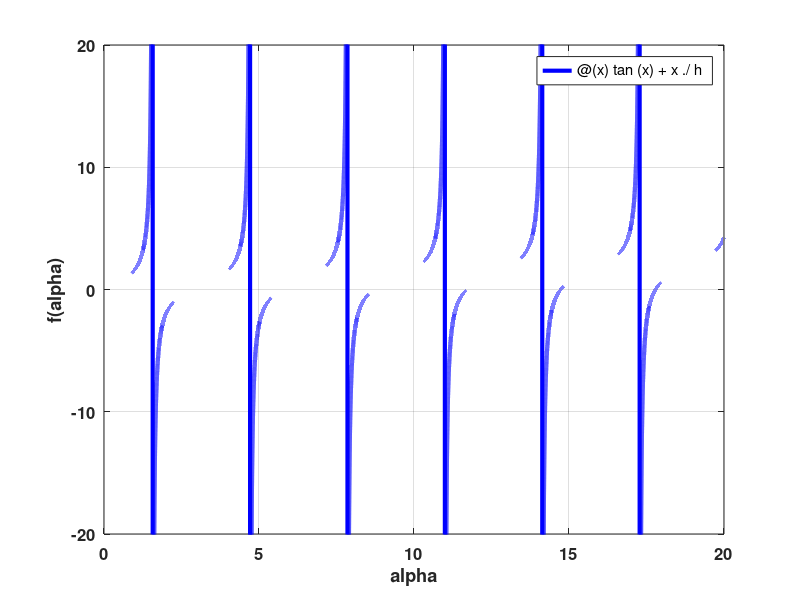
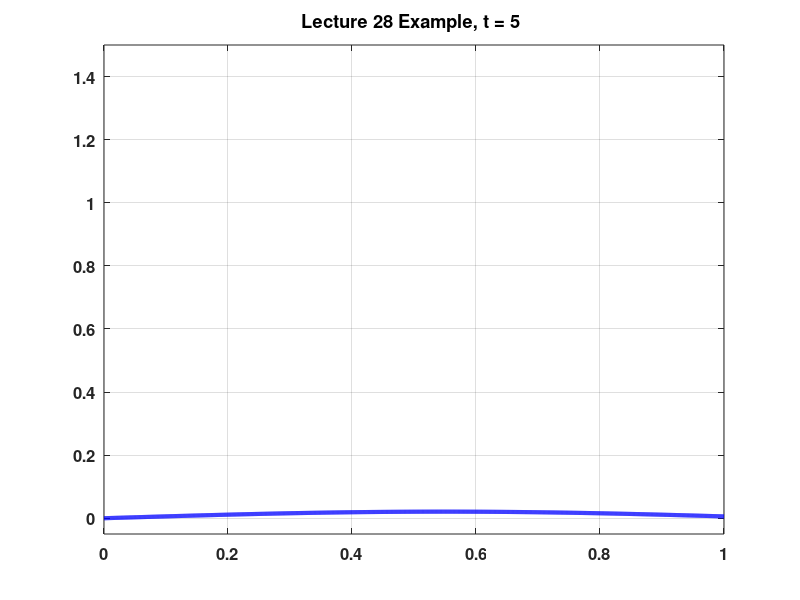
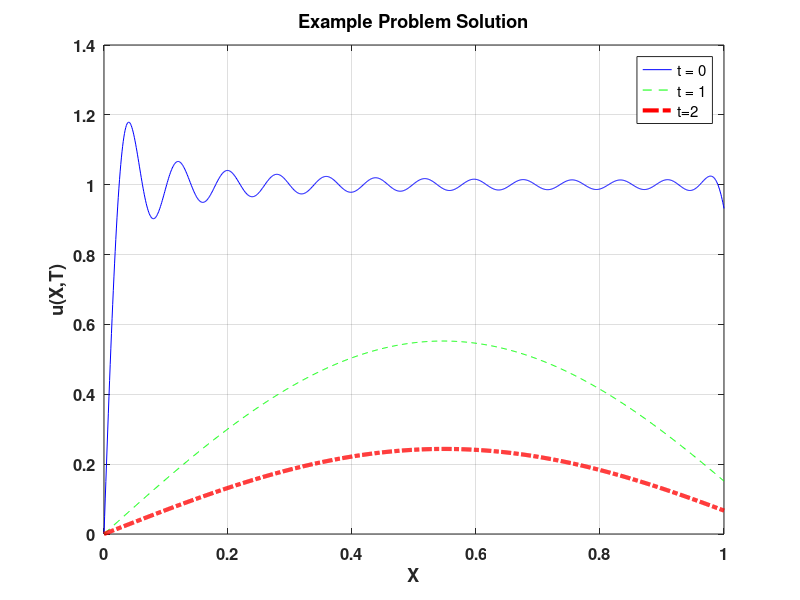

These figures' MATLAB source, in order:
%% Lecture 28 MATLAB
clear
clc
close 'all'

%% Parameters
alpha_sq = 0.1; % thermal diffusivity
h = 10; % convective heat transfer coefficient

L = 1;
f = @(x) 1; % initial condition

N = 25; % number of eigenfunctions

ef_fun = @(x) tan(x) + x./h;


%% plot the condition for the eigenfunction
figure(1)
fplot(ef_fun,[0,20],'-b','linewidth',3);
xlabel('alpha','fontsize',14,'fontweight','bold');
ylabel('f(alpha)','fontsize',14,'fontweight','bold');
axis([0 20 -20 20]);
grid on
set(gca,'fontsize',12,'fontweight','bold');

%% Find the desired number of eigenvalues
nu = nan(N,1);
delta = 1e-8;
x0 = [pi/2+delta,3*pi/2-delta];
for i = 1:N
   [x,fval,exit_flag] = fzero(ef_fun,x0);
   nu(i) = x;
   x0 = x0 + pi;
end
% do some crude error checking
assert(min(diff(nu))>0,...
    'Error! Something is wrong with your eigenvalues!');

%% Construct solution
Fn = @(x,n) sin(nu(n).*x);
Gn = @(t,n) exp(-(nu(n).^2).*alpha_sq.*t); 

u = @(x,t) 0;

for n = 1:N
   ef_mag = integral(@(x) Fn(x,n).*Fn(x,n),0,L);
   cn = integral(@(x) f(x).*Fn(x,n),0,L)./ef_mag;
   
   u = @(x,t) u(x,t) + cn*Fn(x,n).*Gn(t,n);
end

%% Plot the solution
Nx = 1000;
X = linspace(0,L,Nx);

Tmax = 5;
Nt = 50;
T = linspace(0,Tmax,Nt);

figure(2)
for t = 1:Nt
    plot(X,u(X,T(t)),'-b','linewidth',3);
    title_str = sprintf('Lecture 28 Example, t = %g ',T(t));
    title(title_str,'fontsize',16,'fontweight','bold');
    grid on
    set(gca,'fontsize',12,'fontweight','bold');
    axis([0 L -0.05 1.5]);
    pause(Tmax/(Nt-1));
    
end

%%
figure(3)
plot(X,u(X,0),'-b',...
    X,u(X,1), '--g',...
    X,u(X,2),'-.r',...
    'linewidth',3);
title('Example Problem Solution',...
    'fontsize',16,'fontweight','bold');
xlabel('X','fontsize',14,...
    'FontWeight','bold');
ylabel('u(X,T)','FontSize',14,...
    'FontWeight','bold');
grid on
set(gca,'FontSize',12,...
    'FontWeight','bold');
legend('t = 0','t = 1','t=2');
